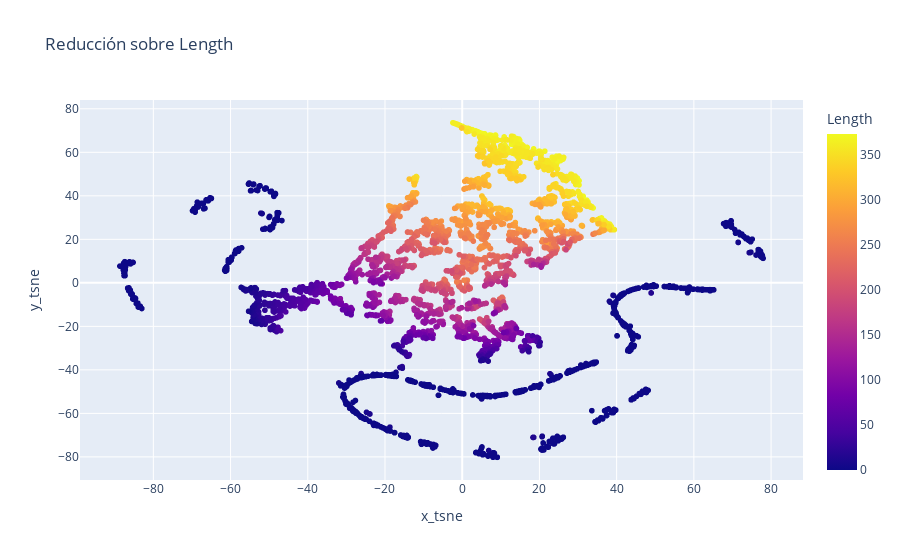

Notebook source saved alongside this figure:
### Code cell
# Plotting with plotly
new_df["x_tsne"] = transformed[:, 0]
new_df["y_tsne"] = transformed[:, 1]
px.scatter(new_df, x="x_tsne", y="y_tsne", color="Length", title="Reducción sobre Length")

### Figure 1 — Plotly figure (JSON) as saved in the notebook; plotly's stock layout.template omitted (floating-point values rounded to 4 significant figures; data arrays with more than 128 entries replaced by an {"elided": "..."} marker saying what was removed)
{"data": [{"hovertemplate": "x_tsne=%{x}<br>y_tsne=%{y}<br>Length=%{marker.color}<extra></extra>", "legendgroup": "", "marker": {"color": {"elided": "4314 int values"}, "coloraxis": "coloraxis", "symbol": "circle"}, "mode": "markers", "name": "", "showlegend": false, "type": "scattergl", "x": {"elided": "4314 float values"}, "xaxis": "x", "y": {"elided": "4314 float values"}, "yaxis": "y"}], "layout": {"coloraxis": {"colorbar": {"title": {"text": "Length"}}, "colorscale": [[0, "#0d0887"], [0.1111, "#46039f"], [0.2222, "#7201a8"], [0.3333, "#9c179e"], [0.4444, "#bd3786"], [0.5556, "#d8576b"], [0.6667, "#ed7953"], [0.7778, "#fb9f3a"], [0.8889, "#fdca26"], [1, "#f0f921"]]}, "legend": {"tracegroupgap": 0}, "title": {"text": "Reducción sobre Length"}, "xaxis": {"anchor": "y", "domain": [0, 1], "title": {"text": "x_tsne"}}, "yaxis": {"anchor": "x", "domain": [0, 1], "title": {"text": "y_tsne"}}}}
